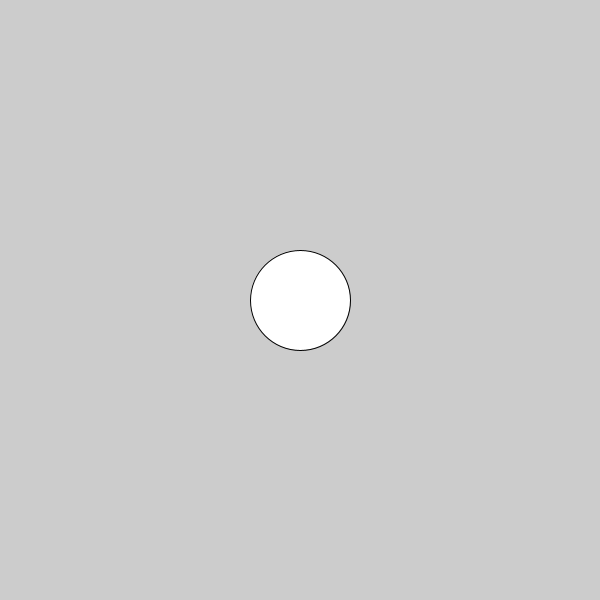
Frame 1 (no input)
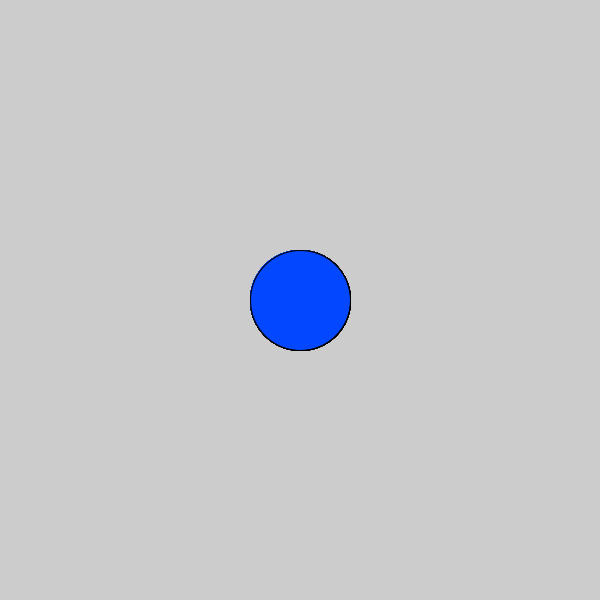
Frame 60 (the mouse pressed at the canvas centre just before this capture)
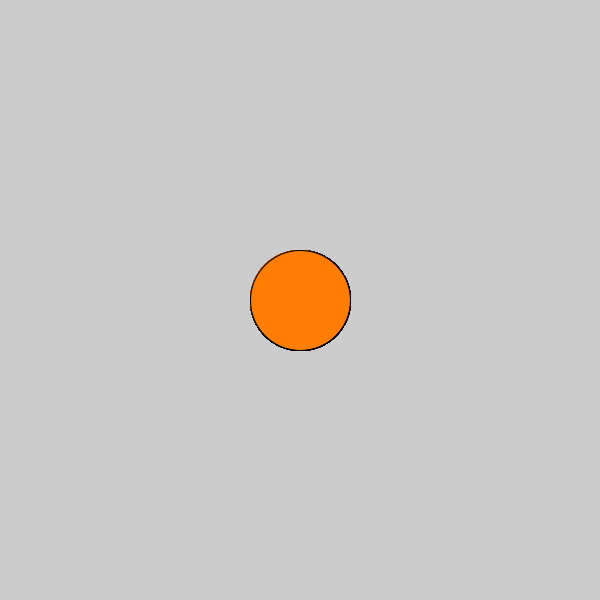
Frame 120 (the mouse held since frame 60 and released just before this capture)

The Processing sketch that drew these frames (run headless with seeded random() and noise(); from frame 60 on, the mouse is pressed at the canvas centre):

// Processing sketch: c_LogicalDot
// ── c_LogicalDot.pde

void setup() {

  // 1. Set the size of the sketch. Make it 600 pixels square. 
  size(600, 600);
}

void draw() {

  // 2. Draw an ellipse
  // Run the program to make sure it works before moving on.
  ellipse(300,300, 100,100);

  // 3. Change the color of the ellipse when the mouse is pressed.
  //    Use the following code, but put your colors where indicated
  //    Remember to use the   fill()  command to set colors.
   
  if (mousePressed) {
    fill(#FF7D03);
    //  put one color here
  } else {
    fill (#0347FF);
    // put a different color here
  }
}
